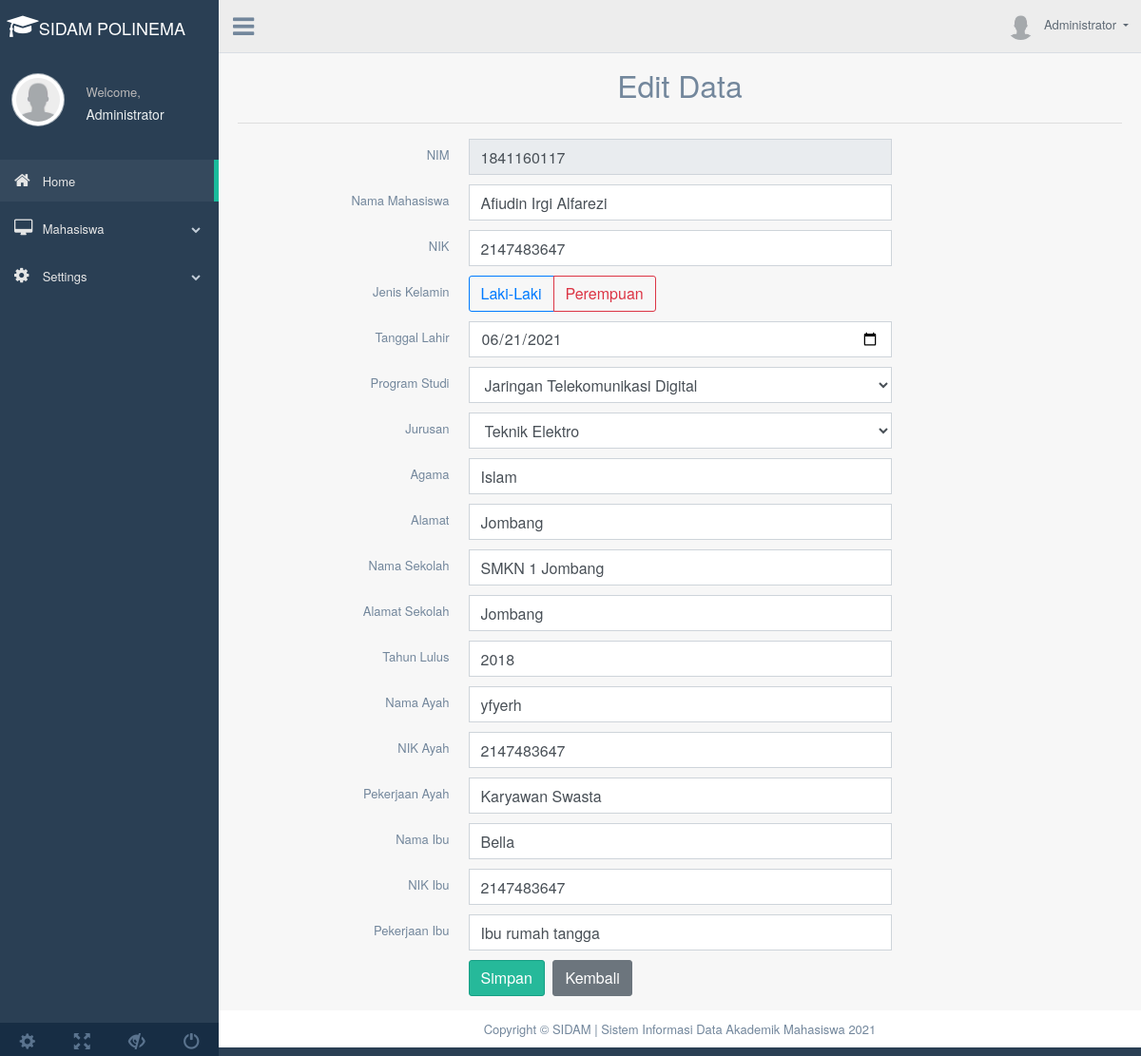
/halaman_admin.php?page=edit_mhs&Nim=1841160117, run on the app's committed database.
### tables this page shows
CREATE TABLE `mahasiswa` (
  `Nim` int(10) NOT NULL,
  `Nama_Mhs` varchar(50) NOT NULL,
  `Nik_Mhs` varchar(16) NOT NULL,
  `Jenis_Kelamin` varchar(50) NOT NULL,
  `Program_Studi` varchar(50) NOT NULL,
  `Jurusan` varchar(30) NOT NULL,
  `Tanggal_Lahir` date NOT NULL,
  `Agama` varchar(10) NOT NULL,
  `Alamat` varchar(50) NOT NULL,
  `Sekolah` varchar(30) NOT NULL,
  `Alamat_Sekolah` varchar(50) NOT NULL,
  `Tahun_Lulus` year(4) NOT NULL,
  `Nama_Ayah` varchar(50) NOT NULL,
  `Nik_Ayah` varchar(16) NOT NULL,
  `Pekerjaan_Ayah` varchar(30) NOT NULL,
  `Nama_Ibu` varchar(50) NOT NULL,
  `Nik_Ibu` varchar(16) NOT NULL,
  `Pekerjaan_Ibu` varchar(30) NOT NULL
);

### edit.php (the view, shortened to what this page needs)
<?php include('config.php'); ?>
	<div class="container" style="margin-top:20px">
		<center><font size="6">Edit Data</font></center>
		<hr>
		<?php
		if(isset($_GET['Nim'])){
			$Nim = $_GET['Nim'];
			$select = mysqli_query($koneksi, "SELECT * FROM mahasiswa WHERE Nim='$Nim'") or die(mysqli_error($koneksi));
			if(mysqli_num_rows($select) == 0){
				echo '<div class="alert alert-warning">Data tidak ada dalam database.</div>';
				exit();
			}else{
				$data = mysqli_fetch_assoc($select);
			}
		}
		?>
		<form action="halaman_admin.php?page=edit_mhs&Nim=<?php echo $Nim; ?>" method="post">
			<div class="item form-group">
				<label class="col-form-label col-md-3 col-sm-3 label-align">NIM</label>
				<div class="col-md-6 col-sm-6">
					<input type="text" name="Nim" class="form-control" size="4" value="<?php echo $data['Nim']; ?>" readonly required>
				</div>
			</div>
			<div class="item form-group">
				<label class="col-form-label col-md-3 col-sm-3 label-align">Nama Mahasiswa</label>
				<div class="col-md-6 col-sm-6">
					<input type="text" name="Nama_Mhs" class="form-control" value="<?php echo $data['Nama_Mhs']; ?>" required>
				</div>
			</div>
			<div class="item form-group">
				<label class="col-form-label col-md-3 col-sm-3 label-align">NIK</label>
				<div class="col-md-6 col-sm-6">
					<input type="text" name="Nik_Mhs" class="form-control" size="4" value="<?php echo $data['Nik_Mhs']; ?>" required>
				</div>
			</div>
			<div class="item form-group">
				<label class="col-form-label col-md-3 col-sm-3 label-align">Jenis Kelamin</label>
				<div class="col-md-6 col-sm-6 ">
					<div class="btn-group" data-toggle="buttons">
						<label class="btn btn-outline-primary" data-toggle-class="btn-primary" data-toggle-passive-class="btn-default">
							<input type="radio" class="join-btn" name="Jenis_Kelamin" value="Laki-Laki" <?php if($data['Jenis_Kelamin'] == 'Laki-Laki'){ echo 'checked'; } ?> required>Laki-Laki
						</label>
						<label class="btn btn-outline-danger" data-toggle-class="btn-primary" data-toggle-passive-class="btn-default">
							<input type="radio" class="join-btn" name="Jenis_Kelamin" value="Perempuan" <?php if($data['Jenis_Kelamin'] == 'Perempuan'){ echo 'checked'; } ?> required>Perempuan
						</label>
					</div>
				</div>
			</div>
			<div class="item form-group">
				<label class="col-form-label col-md-3 col-sm-3 label-align">Tanggal Lahir</label>
				<div class="col-md-6 col-sm-6">
					<input type="date" name="Tanggal_Lahir" class="form-control" size="4" value="<?php echo $data['Tanggal_Lahir']; ?>" required>
				</div>
			</div>
			<div class="item form-group">
				<label class="col-form-label col-md-3 col-sm-3 label-align">Program Studi</label>
				<div class="col-md-6 col-sm-6">
					<select name="Program_Studi" class="form-control" required>
						<option value="Jaringan Telekomunikasi Digital" <?php if($data['Program_Studi'] == 'Jaringan Telekomunikasi Digital'){ echo 'selected'; } ?>>Jaringan Telekomunikasi Digital</option>
					</select>
				</div>
			</div>
			<div class="item form-group">
				<label class="col-form-label col-md-3 col-sm-3 label-align">Jurusan</label>
				<div class="col-md-6 col-sm-6">
					<select name="Jurusan" class="form-control" required>
						<option value="Teknik Elektro" <?php if($data['Jurusan'] == 'Teknik Elektro'){ echo 'selected'; } ?>>Teknik Elektro</option>
						</select>
				</div>
			</div>
			<form method="post">
			<div class="item form-group">
				<label class="col-form-label col-md-3 col-sm-3 label-align">Agama</label>
				<div class="col-md-6 col-sm-6">
					<input type="text" name="Agama" class="form-control" size="4" value="<?php echo $data['Agama']; ?>" required>
				</div>
			</div>
			<form method="post">
			<div class="item form-group">
				<label class="col-form-label col-md-3 col-sm-3 label-align">Alamat</label>
				<div class="col-md-6 col-sm-6">
					<input type="text" name="Alamat" class="form-control" size="4" value="<?php echo $data['Alamat']; ?>" required>
				</div>
			</div>
			<div class="item form-group">
				<label class="col-form-label col-md-3 col-sm-3 label-align">Nama Sekolah</label>
				<div class="col-md-6 col-sm-6">
					<input type="text" name="Sekolah" class="form-control" size="4" value="<?php echo $data['Sekolah']; ?>" required>
				</div>
			</div>
			<div class="item form-group">
				<label class="col-form-label col-md-3 col-sm-3 label-align">Alamat Sekolah</label>
				<div class="col-md-6 col-sm-6">
					<input type="text" name="Alamat_Sekolah" class="form-control" value="<?php echo $data['Alamat_Sekolah']; ?>" required>
				</div>
			</div>
			<div class="item form-group">
				<label class="col-form-label col-md-3 col-sm-3 label-align">Tahun Lulus</label>
				<div class="col-md-6 col-sm-6">
					<input type="year" name="Tahun_Lulus" class="form-control" value="<?php echo $data['Tahun_Lulus']; ?>" required>
				</div>
			</div>
			<div class="item form-group">
				<label class="col-form-label col-md-3 col-sm-3 label-align">Nama Ayah</label>
				<div class="col-md-6 col-sm-6">
					<input type="text" name="Nama_Ayah" class="form-control" size="4" value="<?php echo $data['Nama_Ayah']; ?>" required>
				</div>
			</div>
			<div class="item form-group">
				<label class="col-form-label col-md-3 col-sm-3 label-align">NIK Ayah</label>
				<div class="col-md-6 col-sm-6">
					<input type="text" name="Nik_Ayah" class="form-control" value="<?php echo $data['Nik_Ayah']; ?>" required>
				</div>
			</div>
			<div class="item form-group">
				<label class="col-form-label col-md-3 col-sm-3 label-align">Pekerjaan Ayah</label>
				<div class="col-md-6 col-sm-6">
					<input type="text" name="Pekerjaan_Ayah" class="form-control" value="<?php echo $data['Pekerjaan_Ayah']; ?>" required>
				</div>
			</div>
			<div class="item form-group">
				<label class="col-form-label col-md-3 col-sm-3 label-align">Nama Ibu</label>
				<div class="col-md-6 col-sm-6">
					<input type="text" name="Nama_Ibu" class="form-control" size="4" value="<?php echo $data['Nama_Ibu']; ?>" required>
				</div>
			</div>
			<div class="item form-group">
				<label class="col-form-label col-md-3 col-sm-3 label-align">NIK Ibu</label>
				<div class="col-md-6 col-sm-6">
					<input type="text" name="Nik_Ibu" class="form-control" value="<?php echo $data['Nik_Ibu']; ?>" required>
				</div>
			</div>
			<div class="item form-group">
				<label class="col-form-label col-md-3 col-sm-3 label-align">Pekerjaan Ibu</label>
				<div class="col-md-6 col-sm-6">
					<input type="text" name="Pekerjaan_Ibu" class="form-control" value="<?php echo $data['Pekerjaan_Ibu']; ?>" required>
				</div>
			</div>
			<div class="item form-group">
				<div class="col-md-6 col-sm-6 offset-md-3">
					<input type="submit" name="submit" class="btn btn-success" value="Simpan">
					<a href="halaman_admin.php?page=tampil_mhs" class="btn btn-secondary">Kembali</a>
				</div>
			</div>
		</form>
	</div>

### data on the page
mahasiswa: Nim "1841160117", Nama_Mhs "Afiudin Irgi Alfarezi", Nik_Mhs "2147483647", Tanggal_Lahir "06/21/2021", Program_Studi "Jaringan Telekomunikasi Digital", Jurusan "Teknik Elektro", Agama "Islam", Alamat "Jombang", Sekolah "SMKN 1 Jombang", Alamat_Sekolah "Jombang", Tahun_Lulus "2018", Nama_Ayah "yfyerh", Nik_Ayah "2147483647", Pekerjaan_Ayah "Karyawan Swasta", Nama_Ibu "Bella", Nik_Ibu "2147483647", Pekerjaan_Ibu "Ibu rumah tangga"
